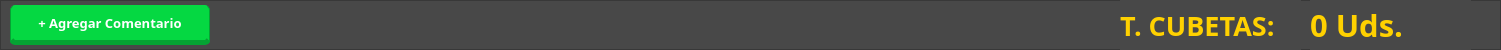
    <widget class="QFrame" name="frmTotalPresentaciones">
     <property name="geometry">
      <rect>
       <x>419</x>
       <y>590</y>
       <width>1501</width>
       <height>50</height>
      </rect>
     </property>
     <property name="styleSheet">
      <string notr="true">background-color: rgb(72, 72, 72);</string>
     </property>
     <property name="frameShape">
      <enum>QFrame::StyledPanel</enum>
     </property>
     <property name="frameShadow">
      <enum>QFrame::Raised</enum>
     </property>
     <widget class="QLabel" name="txtCantidadDeJabas">
      <property name="geometry">
       <rect>
        <x>1120</x>
        <y>0</y>
        <width>181</width>
        <height>50</height>
       </rect>
      </property>
      <property name="font">
       <font>
        <family>Poppins</family>
        <pointsize>20</pointsize>
        <weight>75</weight>
        <bold>true</bold>
       </font>
      </property>
      <property name="styleSheet">
       <string notr="true">color: #FFD100;</string>
      </property>
      <property name="text">
       <string>T. CUBETAS:</string>
      </property>
     </widget>
     <widget class="QLabel" name="txtCantJabasTotales">
      <property name="geometry">
       <rect>
        <x>1310</x>
        <y>0</y>
        <width>161</width>
        <height>50</height>
       </rect>
      </property>
      <property name="font">
       <font>
        <family>Poppins</family>
        <pointsize>23</pointsize>
        <weight>75</weight>
        <bold>true</bold>
       </font>
      </property>
      <property name="styleSheet">
       <string notr="true">color: #FFD100;</string>
      </property>
      <property name="text">
       <string>0 Uds.</string>
      </property>
     </widget>
     <widget class="QPushButton" name="btnAgregarComentario">
      <property name="geometry">
       <rect>
        <x>10</x>
        <y>5</y>
        <width>200</width>
        <height>40</height>
       </rect>
      </property>
      <property name="font">
       <font>
        <family>Poppins</family>
        <pointsize>10</pointsize>
        <weight>75</weight>
        <bold>true</bold>
       </font>
      </property>
      <property name="cursor">
       <cursorShape>PointingHandCursor</cursorShape>
      </property>
      <property name="styleSheet">
       <string notr="true">QPushButton {
    background-color: #05d842;
    color: rgb(255, 255, 255);
    border: none;
    border-radius: 5px;
    border-left: 1px solid #05a333;
    border-right: 1px solid #05a333;
    border-bottom: 5px solid #05a333;
}

QPushButton:hover {
    background-color: #06bd3b;
}

QPushButton:pressed {
    background-color: #04852a;
}</string>
      </property>
      <property name="text">
       <string>+ Agregar Comentario</string>
      </property>
     </widget>
    </widget>
